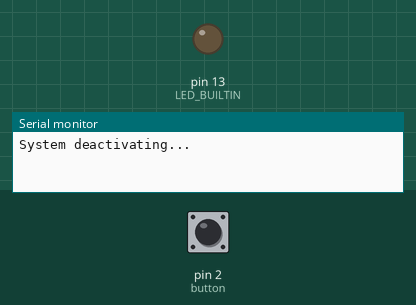
This sketch was run on a simulated Arduino Uno, built with avr-gcc and run on an emulated ATmega328P. Parts: output pins drawn as LEDs (lit = HIGH), the last lines printed to the serial monitor. Dashed ring = blinking. Inputs (shaded band) come from the test bench; at power-on: pin 2 (button) HIGH. Sleep ends after the set time or at an interrupt.

Above: at 1.2 s.
1.3 s: pin 2 (button) pulled LOW for 1 s
At 2.1 s:
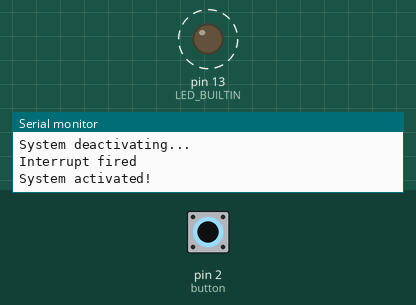
4.7 s: pin 2 (button) pulled LOW for 3.2 s
At 6.41 s:
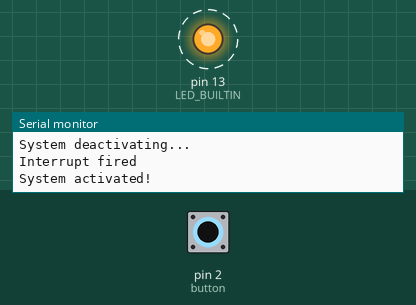
Timing chart, 0 to 9.6 s (numbered marks = the images above; inputs shaded):
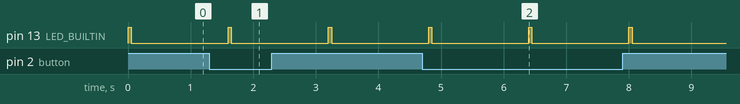

The sketch:

sleepTest.ino
```cpp
//sleep test
#include <avr/sleep.h>
#define button 2

void setup() {
  // put your setup code here, to run once:
  pinMode(button, INPUT_PULLUP);
  pinMode(LED_BUILTIN, OUTPUT);
  Serial.begin(9600);
  //digitalWrite(LED_BUILTIN, LOW);
}

void loop() {
  // put your main code here, to run repeatedly:
  blinking();
  delay(500);
  sendToSleep();

}

void sendToSleep()
{
  Serial.println("System deactivating...");
  sleep_enable();
  attachInterrupt(0,wakeUp,LOW);
  set_sleep_mode(SLEEP_MODE_PWR_DOWN);
  //digitalWrite(LED_BUILTIN, HIGH);
  delay(1000);
  sleep_cpu();
  Serial.println("System activated!");
  //digitalWrite(LED_BUILTIN, LOW);
}

void wakeUp()
{
  Serial.println("Interrupt fired");
  sleep_disable();
  detachInterrupt(0);
}

void blinking()
{
  digitalWrite(LED_BUILTIN, HIGH);
  delay(50);
  digitalWrite(LED_BUILTIN, LOW);
  delay(50);
}
```

Measured:
- after the input at 1.3 s, pin 13 (LED_BUILTIN): alternates HIGH for 0.05 s and LOW for 1.6 s, starting after 0.30 s
- after the input at 4.7 s, pin 13 (LED_BUILTIN): alternates HIGH for 0.05 s and LOW for 1.6 s, 6 changes in all, then stays LOW, starting after 0.10 s
